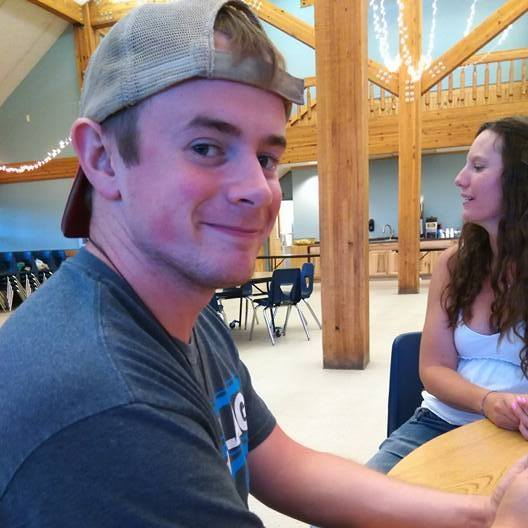
#> input picture Assignment_1/prof pic.jpg, 528 x 528 px
$ python Assignment_1BGR.py
#> lines starting #> are read from the running program, lines starting #| are printed output that depends on the picture
"""
Assignment 1 Test program takes input pic pup keep in color
generates an elliptical portrait with gradient grayscale exterior
"""

import os
import numpy
import cv2
import math

windowname = 'me'
filename = 'outputMe.jpg'
img = cv2.imread('prof pic.jpg')
#> img is the input picture: shape (528, 528, 3); mean B, G, R 125.2, 123.5, 136.6
LENGTH, WIDTH, COLORS = img.shape   # global variables of imported pic
#> LENGTH = 528; WIDTH = 528; COLORS = 3


def ellipseFunction(x, y):
    """ helper function takes a pixel location as a co-ordinate and returns
        the value of the equation (x-h)^2/a^2 + (y-k)^2/b^2 the ellipse equation"""
    h = LENGTH/2
    k = WIDTH/3
    a = ((x-k)**2)/((WIDTH/3)**2)
    b = ((y-h)**2)/(((7*h)/8)**2)
    return a+b


for i in range(LENGTH):
    for j in range(WIDTH):
        val = ellipseFunction(j, i)
        if val > 1.0:                       # if return value of a given pixel is >1 the pixel isn't inside the ellipse
            img[i, j, 0] = 255 - ((val - 1) * 50)   # using 255-max val given by ellipse we can gradient out
            img[i, j, 1] = 255 - ((val - 1) * 50)   # the exterior of the ellipse to created a fake grayscale
            img[i, j, 2] = 255 - ((val - 1) * 50)   # 50 hard coded in/could be found by entering 0,0 pixel in
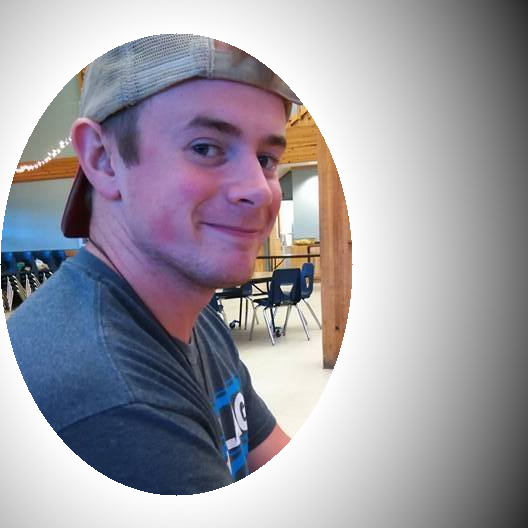
#> img: shape (528, 528, 3); mean B, G, R 163.1, 154.3, 157.5
                                                    # ellipseFunc and dividing 255 by given val

cv2.imshow(windowname, img)
cv2.imwrite(filename, img)
print(LENGTH, WIDTH)
#| 528 528
cv2.waitKey()
cv2.destroyAllWindows()
